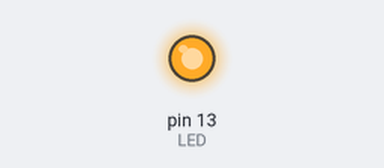
A sketch run on a simulated Arduino Uno, built with avr-gcc and run on an emulated ATmega328P. On the bench: output pins drawn as LEDs (lit = HIGH).

Above: at 0.75 s.
At 7.3 s:
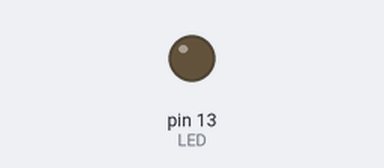
Timing chart, 0 to 16.1 s (numbered marks = the images above):
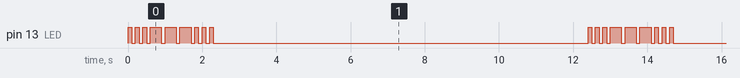

The sketch:

0721.ino
```cpp
// Example 01 : Blinking LED

const int LED = 13;
const int UNIT = 100;

void setup() {
  pinMode(LED,OUTPUT);     // デジタルピンを出力に設定
}

void LED_BLINK(int millsec){
  // put your main code here, to run repeatedly:
  digitalWrite(LED,HIGH);  //LEDを点ける
  delay(millsec);            //1秒待つ
  digitalWrite(LED,LOW);  //LEDを消す
  delay(UNIT);            //1秒待つ
}

void loop() {
   //S
   LED_BLINK(1*UNIT);
   LED_BLINK(1*UNIT);
   LED_BLINK(1*UNIT);
   //O
   LED_BLINK(3*UNIT);
   LED_BLINK(3*UNIT);
   LED_BLINK(3*UNIT);
   //S
   LED_BLINK(1*UNIT);
   LED_BLINK(1*UNIT);
   LED_BLINK(1*UNIT);
   //待つ
   delay(10000);
}
```

Measured:
- by itself, pin 13 (LED): repeats every 12.4 s: 2 × (LOW 0.10 s, HIGH 0.10 s), 3 × (LOW 0.10 s, HIGH 0.30 s), 3 × (LOW 0.10 s, HIGH 0.10 s), LOW 10.1 s, HIGH 0.10 s
- by itself, everything shown: repeats every 12.4 s, in 18 steps
